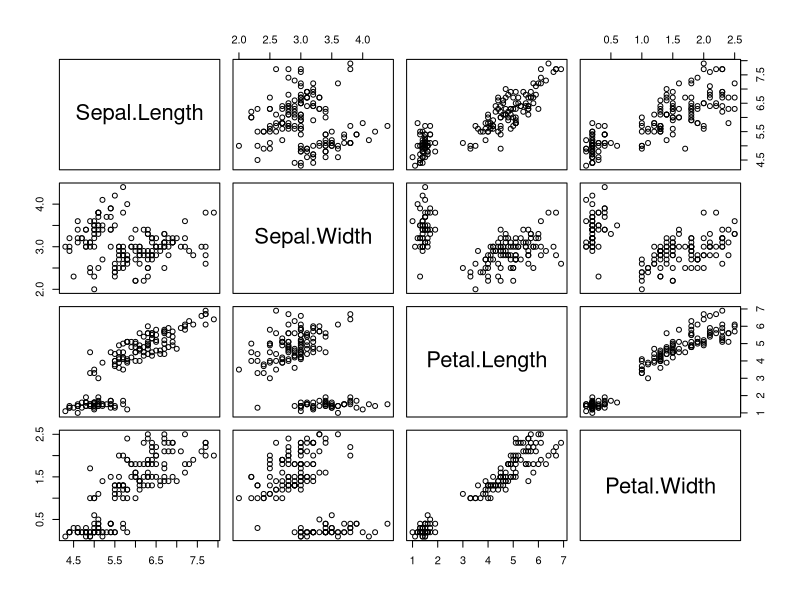
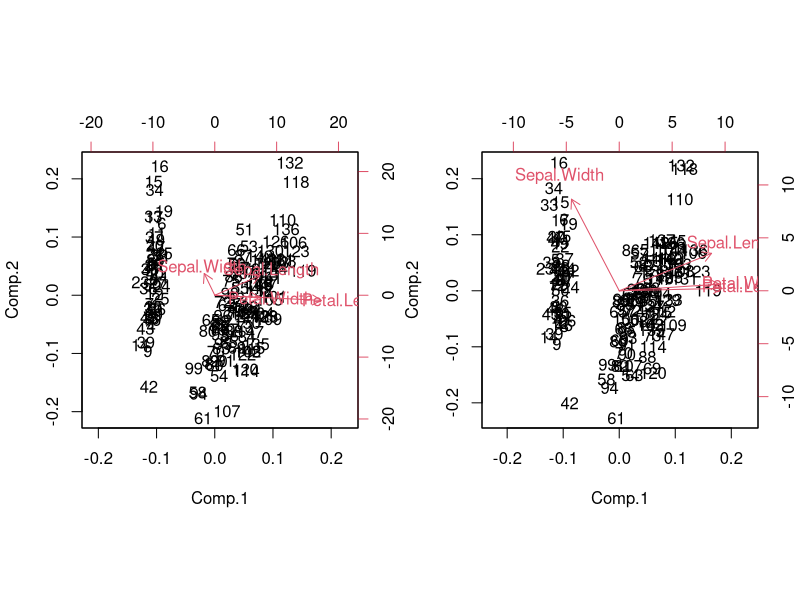

These figures' R source, in order:
## Aula Prática I

#### Disciplina: Introdução ao Aprendizado Estatístico
#### Capítulo 01 - Componentes Principais

# **Aluna:** Carine Madeira Soares  
# **Instituição:** Universidade Federal de Viçosa

# Carregando os dados
data("iris")

# Visualizando as primeira e últimas observações
head(iris)
tail(iris)

# Leitura de Dados
dim(iris[,-5])

# Correlação
cor(iris[,-5])

# Diagrama de dispersão dois a dois
plot(iris[,-5])

# Definindo objeto 
pca_Cov <- princomp(iris[,-5], cor = FALSE, scores = TRUE)

# Resumo
# Standard deviation - Desvio Padrão que é a raiz quadrada dos autovalores
# Proportion of Variance: a proporção que cada componente principal explica o conjunto de dados
# Cumulative Proportion: a soma das proporções dos CP até completar 100%
summary(pca_Cov)

# Atributos
attributes(pca_Cov)

# Média de cada variável
pca_Cov$center

# Pesos
# São os autovetores da matriz de covariância do conjunto
# onde está vazio tem valor muito próximo a zero
pca_Cov$loadings

# Scores
head(pca_Cov$scores)

# Plot
par(mfrow=c(1,2))
biplot(pca_Cov)


# Considerndo agora a matriz de correlação ao invés da matris de covariância
pca_Cor <- princomp(iris[,-5], cor = TRUE, scores = TRUE)

# Resumo da análise das CPs
summary(pca_Cor)

# Analise grafica entre o uso da matriz de covariânca e a de correlação
biplot(pca_Cor)


# Analise das Variâncas
variancias <- apply(iris[,-5], 2, var)
variancias
# A observação que tem a maior variância é a que tem o maior vetor no gráfico de covariância
# e é o mais representativo 